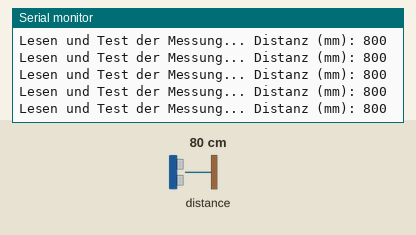
This sketch was run on a simulated Arduino Uno, built with avr-gcc and run on an emulated ATmega328P. On the bench: the last lines printed to the serial monitor. The inputs (shaded band) are chosen by the test bench; at power-on: distance to the obstacle 80 cm.

Above: at 1.2 s.
1.3 s: distance to the obstacle set to 2 cm
At 1.46 s:
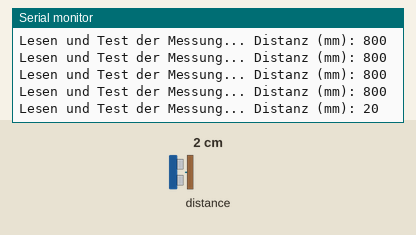
4.3 s: distance to the obstacle set to 4 cm
At 4.4 s:
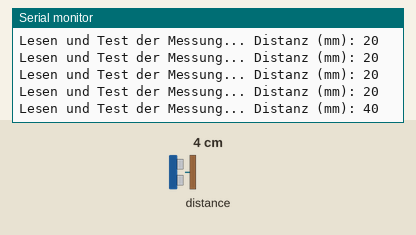
Timing chart, 0 to 7.3 s (numbered marks = the images above; inputs shaded):
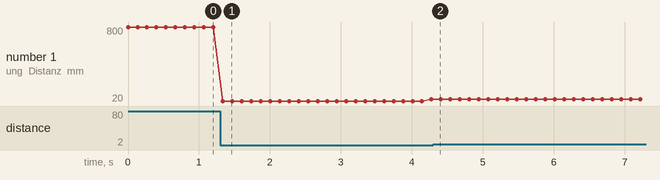

Measured:
- after the input at 1.3 s, the serial monitor: prints a new line at once (image 1)
- plotted number 1: 800 → 40 after the input at 1.3 s

The sketch:

input_TOF_output_Serial.ino
```cpp
// Library um die Messungen des Sensors direkt verwenden zu können
#include "Adafruit_VL53L0X.h"

// Name unseres "Time Of Flight" Distanz-Sensors
Adafruit_VL53L0X tof_sensor = Adafruit_VL53L0X();

// Aktivierung der Schnittstellen
void setup()
{
  // Kommunikation zwischen Microcontroller und Computer aktivieren
  Serial.begin(115200);

  // Sensor aktivieren
  tof_sensor.begin();
}


// Unser Programm führt eine Messung in dem Sensor aus
// Anschließend wird das Ergebnis an einen Monitor gesendet
void loop()
{

  // Variable "messung" in welcher Messungen des Sensors gespeichert werden
  VL53L0X_RangingMeasurementData_t messung;

  // Mit Serial.print können wir einen Text an den Seriellen Monitor senden
  Serial.print("Lesen und Test der Messung... ");

  // Messung und Distanz Test:
  // Das Ergebnis des Tests wird in der Variable 'messung' gespeichert
  // Das &-Symbol vor der existierenden Variable 'messung' erlaubt es uns diese zu ändern
  // Somit finden wir das Ergebnis des Tests später in dieser Variable
  // Da uns die weiteren Details des Tests nicht interessieren geben wir außerdem 'false' an
  tof_sensor.rangingTest(&messung, false);

  // Hier greifen wir auf die 'Reichweite' (eng: 'Range') der Messung zu
  // Uns interessiert nur ein Testergebnis: die Distanz in Millimetern
  // Das Ergebnis senden wir wieder an den Seriellen Monitor
  Serial.print("Distanz (mm): ");
  Serial.println(messung.RangeMilliMeter);


  // Für bessere Lesbarkeit pausieren wir den loop nach jedem Durchgang
  // für 100 Millisekunden, also 0.1 Sekunde
  delay(100);
}


// TOF muss manchmal resettet werden, dazu einfach den Knopf auf dem Arduino/Funduino drücken
```
